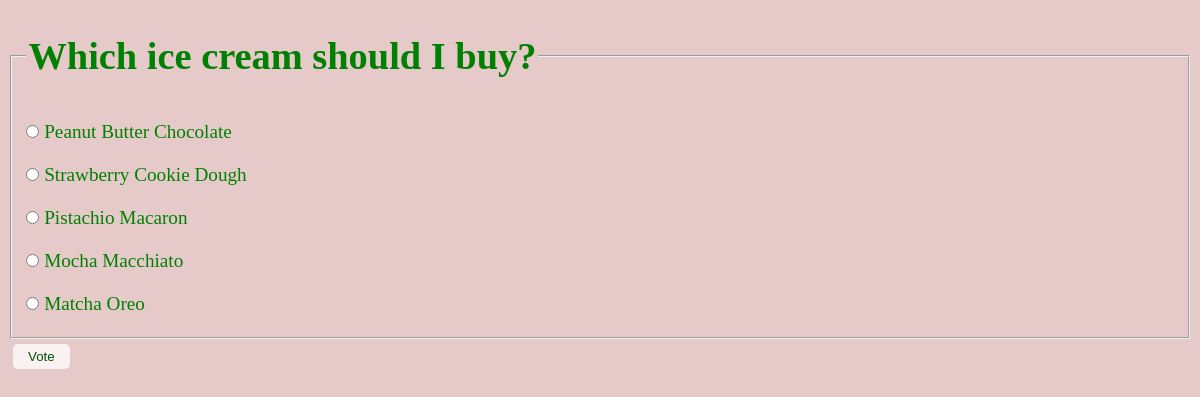
Page /polls/3/ on the committed database.
### polls/models.py (models this page shows, shortened)
class Question(models.Model):
    question_text = models.CharField(max_length=200)
    pub_date = models.DateTimeField('date published', db_column='pub_data')

class Choice(models.Model):
    question = models.ForeignKey(Question, on_delete=models.CASCADE)
    choice_text = models.CharField(max_length=200)
    votes = models.IntegerField(default=0)

### polls/views.py (the view)
# urls.py: path('<int:pk>/', views.DetailView.as_view(), name='detail'),
class DetailView(generic.DetailView):
    model = Question
    template_name = 'polls/detail.html'

### polls/templates/polls/detail.html (shortened to what this page needs)
{% load static %}
<link rel="stylesheet" href="{% static 'polls/style.css' %}">
<form action="{% url 'polls:vote' question.id %}" method="post">
<fieldset>
    <legend><h1>{{ question.question_text }}</h1></legend>
    {% for choice in question.choice_set.all %}
        <input type="radio" name="choice" id="choice{{ forloop.counter }}" value="{{ choice.id }}">
        <label for="choice{{ forloop.counter }}">{{ choice.choice_text }}</label><br>
    {% endfor %}
</fieldset>
<input type="submit" value="Vote">
</form>

### static/polls/style.css (style rules this page uses)
input { margin: 15px 0; }
input[type=submit] { padding:5px 15px; margin:5px; background:#faf2f2; border:0 none; border-radius: 5px; color:rgb(5, 79, 5); }

### rows in the picture
Question: question_text "Which ice cream should I buy?"
Choice: choice_text "Peanut Butter Chocolate"
Choice: choice_text "Strawberry Cookie Dough"
Choice: choice_text "Pistachio Macaron"
Choice: choice_text "Mocha Macchiato"
Choice: choice_text "Matcha Oreo"
